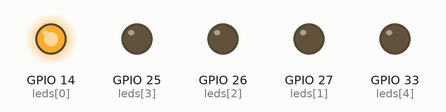
Simulated run of this sketch. Board: ESP32. Shown: output pins drawn as LEDs (lit = HIGH).

Above: at 0.1 s.
At 0.9 s:
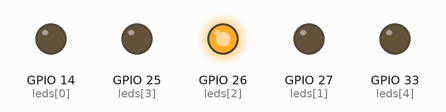
At 1.7 s:
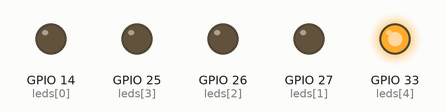
At 3.7 s:
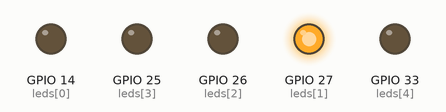
At 5.3 s:
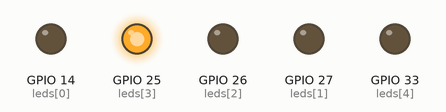
At 7.1 s:
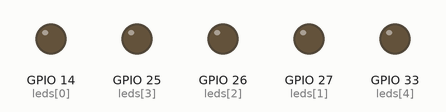
Timing chart, 0 to 7.4 s (numbered marks = the images above):
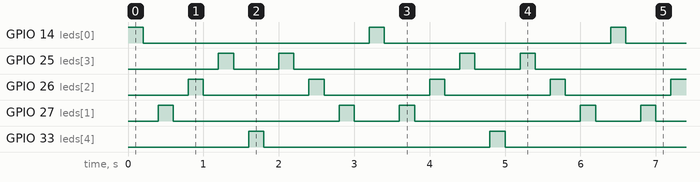

Measured:
- by itself, GPIO 14 (leds[0]), GPIO 33 (leds[4]): alternates HIGH for 0.20 s and LOW for 3.0 s
- by itself, GPIO 25 (leds[3]): repeats every 3.2 s: LOW 0.60 s, HIGH 0.20 s, LOW 2.2 s, HIGH 0.20 s
- by itself, GPIO 26 (leds[2]): alternates HIGH for 0.20 s and LOW for 1.4 s
- by itself, GPIO 27 (leds[1]): repeats every 3.2 s: LOW 2.2 s, HIGH 0.20 s, LOW 0.60 s, HIGH 0.20 s

The sketch:

Minipractica2.ino
```cpp
/*
 *Universidad Nacional Autónoma de México
 *Facultad de Ciencias
 *Licenciatura en Ciencias de la Computación
 *Seminario de Ciencias de la Computación A: Introducción al Internet de las Cosas
 *
 *Basado en DigitalOutput2
 *Escrito por: M. en I. Valente Vázquez Velázquez
 *Última modificación: 1-enero-2023
 *https://sites.google.com/ciencias.unam.mx/introduccion-iot-fc/inicio
*/

//Defino los leds de uso en un arreglo
const int leds[5] = {14, 27, 26, 25, 33};

void setup() {
  //Defino mis pines como salida
  for (int i = 4; i >= 0 ; i--) {
    pinMode(leds[i], OUTPUT);
  }
}

void loop() {
  //Ciclo for para encender 5 leds y esperar 200 ms
  for (int i = 0; i < 5; i++) {
    digitalWrite(leds[i], HIGH);
    delay(200);
    digitalWrite(leds[i], LOW);
    delay(200);
  }
  for (int i = 1; i < 4; i++) {
    digitalWrite(leds[4-i], HIGH);
    delay(200);
    digitalWrite(leds[4-i], LOW);
    delay(200);
  }
}

/*
 * Equipo:
 * Trujillo Beltran Zianya
 * Romero Cruz Fernando
 */
```
